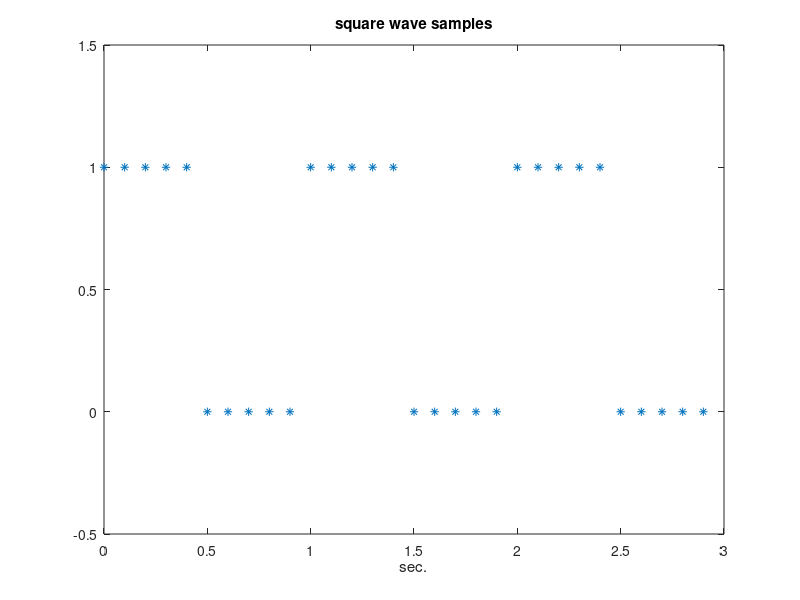

Recreate this plot in MATLAB.
%{
Program 1.1
%}
% Square signal
A=[1,1,1,1,1,0,0,0,0,0,1,1,1,1,1,0,0,0,0,0,...
1,1,1,1,1,0,0,0,0,0];
fs=10; %sampling frequency in Hz
tiv=1/fs; %time interval between samples;
t=0:tiv:(3-tiv); %time intervals set (30 values)
plot(t,A,'*'); %plots figure
axis([0 3 -0.5 1.5]);
xlabel('sec.'); title('square wave samples');